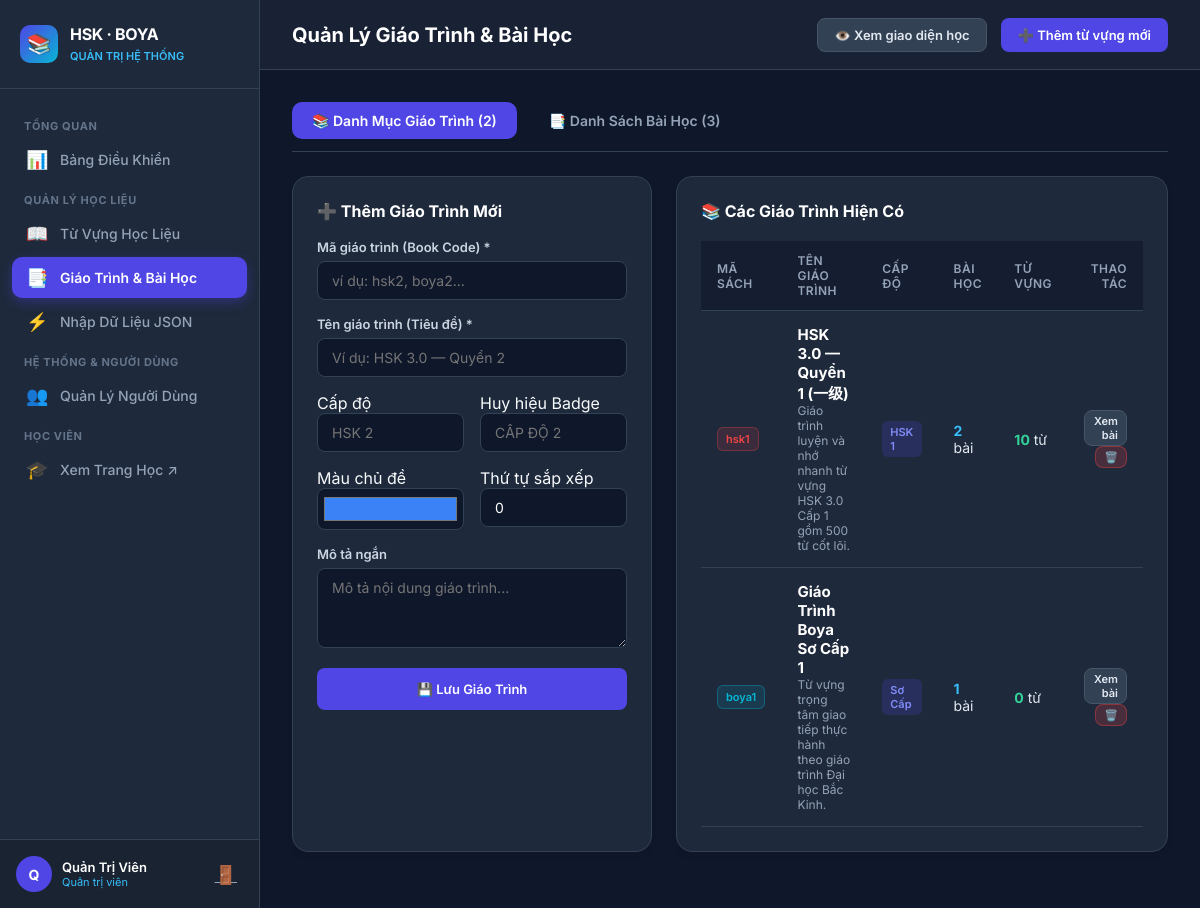
The app's page /admin/books.php (signed in) with its own data.
### tables this page shows
CREATE TABLE IF NOT EXISTS `books` (
  `id` INT AUTO_INCREMENT PRIMARY KEY,
  `book_code` VARCHAR(50) NOT NULL UNIQUE,
  `title` VARCHAR(255) NOT NULL,
  `level` VARCHAR(50) NOT NULL DEFAULT 'HSK 1',
  `badge` VARCHAR(50) DEFAULT 'CẤP ĐỘ 1',
  `color` VARCHAR(20) DEFAULT '#ef4444',
  `description` TEXT DEFAULT NULL,
  `sort_order` INT NOT NULL DEFAULT 0,
  `created_at` DATETIME NOT NULL DEFAULT CURRENT_TIMESTAMP
);

### includes/helpers.php (called while the page is built, shortened)
<?php
function e(?string $string): string {
    return htmlspecialchars($string ?? '', ENT_QUOTES, 'UTF-8');
}
function get(string $key, $default = '') {
    return isset($_GET[$key]) ? trim((string)$_GET[$key]) : $default;
}

### admin/books.php (the view, shortened to what this page needs)
<?php
require_once __DIR__ . '/layout.php';
$pdo = getDbConnection();
$tab = get('tab', 'books');
$books = $pdo->query("SELECT b.*,
    (SELECT COUNT(*) FROM units u WHERE u.book_id = b.id) AS unit_count,
    (SELECT COUNT(*) FROM vocabularies v JOIN units u ON v.unit_id = u.id WHERE u.book_id = b.id) AS word_count
    FROM books b ORDER BY b.sort_order ASC, b.id ASC")->fetchAll();
$selectedBookFilter = (int)get('filter_book', 0);
$unitWhere = $selectedBookFilter > 0 ? "WHERE u.book_id = $selectedBookFilter" : "";
$units = $pdo->query("SELECT u.*, b.title AS book_title, b.color AS book_color,
    (SELECT COUNT(*) FROM vocabularies v WHERE v.unit_id = u.id) AS word_count
    FROM units u
    JOIN books b ON u.book_id = b.id
    $unitWhere
    ORDER BY b.sort_order ASC, u.sort_order ASC, u.unit_number ASC")->fetchAll();
?>
<div class="tabs-nav">
    <a href="?tab=books" class="tab-btn <?= $tab === 'books' ? 'active' : '' ?>">📚 Danh Mục Giáo Trình (<?= count($books) ?>)</a>
    <a href="?tab=units" class="tab-btn <?= $tab === 'units' ? 'active' : '' ?>">📑 Danh Sách Bài Học (<?= count($units) ?>)</a>
</div>
<?php if ($tab === 'books'): ?>
    <div style="display: grid; grid-template-columns: 360px 1fr; gap: 24px;">
        <div class="card">
            <div class="card-title" style="margin-bottom: 18px;">➕ Thêm Giáo Trình Mới</div>
            <form method="POST">
                <div class="form-group">
                    <label>Mã giáo trình (Book Code) *</label>
                    <input type="text" name="book_code" class="form-control" placeholder="ví dụ: hsk2, boya2..." required>
                </div>
                <div class="form-group">
                    <label>Tên giáo trình (Tiêu đề) *</label>
                    <input type="text" name="title" class="form-control" placeholder="Ví dụ: HSK 3.0 — Quyển 2" required>
                </div>
                <div class="form-row">
                    <div class="form-col">
                        <label>Cấp độ</label>
                        <input type="text" name="level" class="form-control" placeholder="HSK 2">
                    </div>
                    <div class="form-col">
                        <label>Huy hiệu Badge</label>
                        <input type="text" name="badge" class="form-control" placeholder="CẤP ĐỘ 2">
                    </div>
                </div>
                <div class="form-row">
                    <div class="form-col">
                        <label>Màu chủ đề</label>
                        <input type="color" name="color" class="form-control" value="#3b82f6" style="height: 42px; padding: 4px;">
                    </div>
                    <div class="form-col">
                        <label>Thứ tự sắp xếp</label>
                        <input type="number" name="sort_order" class="form-control" value="0">
                    </div>
                </div>
                <div class="form-group">
                    <label>Mô tả ngắn</label>
                    <textarea name="description" class="form-control" rows="2" placeholder="Mô tả nội dung giáo trình..."></textarea>
                </div>
                <button type="submit" class="btn-pill btn-primary" style="width: 100%; justify-content: center; padding: 12px;">
                    💾 Lưu Giáo Trình
                </button>
            </form>
        </div>
        <div class="card">
            <div class="card-header">
                <div class="card-title">📚 Các Giáo Trình Hiện Có</div>
            </div>
            <div class="table-responsive">
                <table class="admin-table">
                    <thead>
                        <tr>
                            <th>Mã sách</th>
                            <th>Tên giáo trình</th>
                            <th>Cấp độ</th>
                            <th>Bài học</th>
                            <th>Từ vựng</th>
                            <th style="text-align:right;">Thao tác</th>
                        </tr>
                    </thead>
                    <tbody>
                        <?php foreach ($books as $b): ?>
                            <tr>
                                <td>
                                    <span class="badge" style="background: <?= e($b['color']) ?>22; color: <?= e($b['color']) ?>; border: 1px solid <?= e($b['color']) ?>55;">
                                        <?= e($b['book_code']) ?>
                                    </span>
                                </td>
                                <td>
                                    <strong style="color:#fff; font-size:15px;"><?= e($b['title']) ?></strong>
                                    <?php if ($b['description']): ?>
                                        <div style="font-size:12px; color:#94a3b8;"><?= e($b['description']) ?></div>
                                    <?php endif; ?>
                                </td>
                                <td><span class="badge badge-primary"><?= e($b['level']) ?></span></td>
                                <td><strong style="color:#38bdf8;"><?= $b['unit_count'] ?></strong> bài</td>
                                <td><strong style="color:#34d399;"><?= number_format($b['word_count']) ?></strong> từ</td>
                                <td style="text-align:right;">
                                    <a href="books.php?tab=units&filter_book=<?= $b['id'] ?>" class="btn-pill btn-secondary" style="font-size:11px; padding:3px 8px;">Xem bài</a>
                                    <a href="books.php?action=delete_book&id=<?= $b['id'] ?>" class="btn-pill btn-danger" style="font-size:11px; padding:3px 8px;" onclick="return confirm('Xóa giáo trình này sẽ xóa TOÀN BỘ bài học và từ vựng liên quan! Bạn có chắc không?')">🗑️</a>
                                </td>
                            </tr>
                        <?php endforeach; ?>
                    </tbody>
                </table>
            </div>
        </div>
    </div>
<?php endif; ?>

### admin/layout.php (style rules this page uses)
:root { --primary: #4f46e5; --primary-hover: #4338ca; --primary-light: rgba(79, 70, 229, 0.1); --bg-body: #0f172a; --bg-sidebar: #1e293b; --bg-card: #1e293b; --bg-input: #0f172a; --border: #334155; --text-main: #f8fafc; --text-muted: #94a3b8; --success: #10b981; --danger: #ef4444; --warning: #f59e0b; --sidebar-width: 260px; }
* { box-sizing: border-box; margin: 0; padding: 0; font-family: 'Inter', -apple-system, sans-serif; }
body { background-color: var(--bg-body); color: var(--text-main); display: flex; min-height: 100vh; }
.btn-pill { padding: 8px 16px; border-radius: 8px; font-size: 13px; font-weight: 600; text-decoration: none; display: inline-flex; align-items: center; gap: 6px; transition: all 0.2s; cursor: pointer; border: 1px solid transparent; }
.btn-primary { background: var(--primary); color: #fff; }
.btn-secondary { background: #334155; color: #e2e8f0; border-color: #475569; }
.btn-danger { background: rgba(239, 68, 68, 0.2); color: #fca5a5; border-color: rgba(239, 68, 68, 0.4); }
.card { background: var(--bg-card); border: 1px solid var(--border); border-radius: 16px; padding: 24px; margin-bottom: 24px; box-shadow: 0 4px 6px -1px rgba(0, 0, 0, 0.1); }
.card-header { display: flex; align-items: center; justify-content: space-between; margin-bottom: 20px; }
.card-title { font-size: 16px; font-weight: 700; color: #fff; display: flex; align-items: center; gap: 8px; }
.table-responsive { overflow-x: auto; }
table.admin-table { width: 100%; border-collapse: collapse; font-size: 14px; text-align: left; }
table.admin-table th { background: rgba(15, 23, 42, 0.6); color: #94a3b8; font-weight: 600; font-size: 12px; text-transform: uppercase; letter-spacing: 0.5px; padding: 12px 16px; border-bottom: 1px solid var(--border); }
table.admin-table td { padding: 14px 16px; border-bottom: 1px solid #334155; color: #e2e8f0; vertical-align: middle; }
.badge { display: inline-block; padding: 4px 8px; border-radius: 6px; font-size: 11px; font-weight: 600; }
.badge-primary { background: rgba(79, 70, 229, 0.2); color: #818cf8; }
.form-row { display: flex; gap: 16px; margin-bottom: 16px; }
.form-col { flex: 1; }
.form-group { margin-bottom: 16px; }
.form-group label { display: block; font-size: 13px; font-weight: 600; color: #cbd5e1; margin-bottom: 6px; }
.form-control { width: 100%; background: var(--bg-input); border: 1px solid var(--border); border-radius: 8px; padding: 10px 14px; color: #fff; font-size: 14px; outline: none; transition: all 0.2s; }
textarea.form-control { min-height: 80px; resize: vertical; }

### admin/books.php (style rules this page uses)
.tabs-nav { display: flex; gap: 12px; margin-bottom: 24px; border-bottom: 1px solid var(--border); padding-bottom: 12px; }
.tab-btn { padding: 10px 20px; border-radius: 10px; color: #94a3b8; text-decoration: none; font-weight: 600; font-size: 14px; transition: 0.2s; }
.tab-btn.active { background: var(--primary); color: #fff; }

### records on screen
books: book_code "hsk1", title "HSK 3.0 — Quyển 1 (一级)", description "Giáo trình luyện và nhớ nhanh từ vựng HSK 3.0 Cấp 1 gồm 500 từ cốt lõi.", level "HSK 1", unit_count "2", word_count "10"
books: book_code "boya1", title "Giáo Trình Boya Sơ Cấp 1", description "Từ vựng trọng tâm giao tiếp thực hành theo giáo trình Đại học Bắc Kinh.", level "Sơ Cấp", unit_count "1", word_count "0"

### other values on screen
mb_strtoupper(mb_substr($currentUser['full_name'] ?? 'A', 0, 1)) "Q"
$currentUser['full_name'] "Quản Trị Viên"
$pageTitle "Quản Lý Giáo Trình & Bài Học"
count($books) "2"
count($units) "3"
